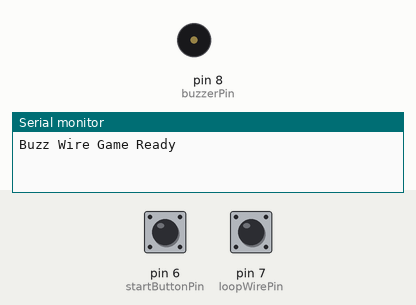
The sketch below on a simulated Arduino Uno, built with avr-gcc and run on an emulated ATmega328P. On the bench: buzzer (waves = sounding, pin HIGH), the last lines printed to the serial monitor. Inputs (shaded band) come from the test bench; at power-on: pin 6 (startButtonPin) HIGH, pin 7 (loopWirePin) HIGH.

Above: at 1.2 s.
1.3 s: pin 6 (startButtonPin) pulled LOW for 0.15 s
2.9 s: pin 7 (loopWirePin) pulled LOW for 1 s
At 3.2 s:
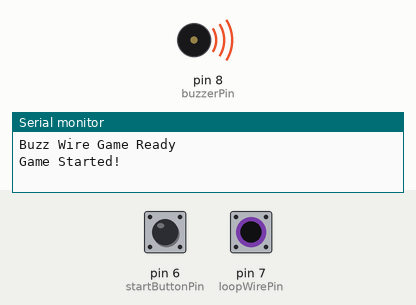
5.4 s: pin 7 (loopWirePin) pulled LOW for 0.15 s
At 6.6 s:
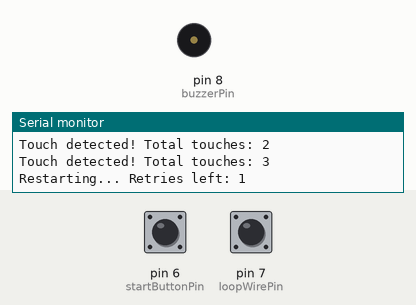
7.4 s: pin 6 (startButtonPin) driven LOW and pin 7 (loopWirePin) driven LOW
At 10.2 s:
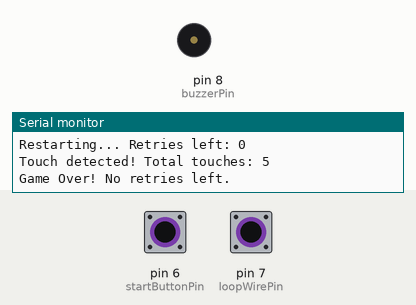
10.4 s: pin 6 (startButtonPin) driven HIGH
At 11.3 s:
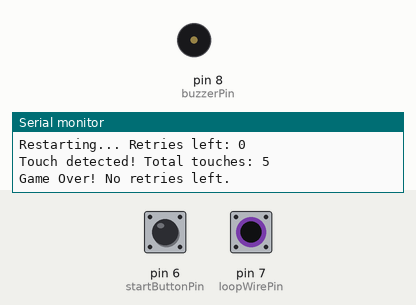
11.9 s: pin 6 (startButtonPin) driven LOW
At 13.2 s:
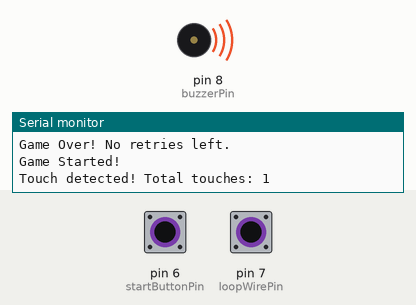
Timing chart, 0 to 15.9 s (numbered marks = the images above; inputs shaded):
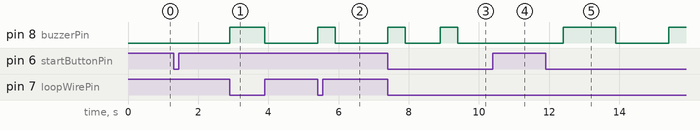

The sketch:

Arduino-buzz_wire_game.ino
```cpp
/*
  Buzz Wire Game
  Based on the principle described in your report:
  - Touching the wire completes the circuit and sounds the buzzer.
  - After 3 touches, player must restart.
  - Each player has 2 retries.
*/

const int buzzerPin = 8;
const int loopWirePin = 7;
const int startButtonPin = 6;

int touchCount = 0;
int retries = 2;
bool gameActive = false;

void setup() {
  pinMode(buzzerPin, OUTPUT);
  pinMode(loopWirePin, INPUT_PULLUP);
  pinMode(startButtonPin, INPUT_PULLUP);
  Serial.begin(9600);
  Serial.println("Buzz Wire Game Ready");
}

void loop() {
  if (digitalRead(startButtonPin) == LOW && !gameActive) {
    gameActive = true;
    touchCount = 0;
    Serial.println("Game Started!");
    delay(500);
  }

  if (gameActive) {
    if (digitalRead(loopWirePin) == LOW) {
      touchCount++;
      buzz();
      Serial.print("Touch detected! Total touches: ");
      Serial.println(touchCount);

      if (touchCount >= 3) {
        retries--;
        if (retries >= 0) {
          Serial.print("Restarting... Retries left: ");
          Serial.println(retries);
        } else {
          Serial.println("Game Over! No retries left.");
          gameActive = false;
        }
        delay(1000);
      }
    }
  }
}

void buzz() {
  digitalWrite(buzzerPin, HIGH);
  delay(500);
  digitalWrite(buzzerPin, LOW);
}
```

Measured:
- after the input at 2.9 s, pin 8 (buzzerPin): LOW → HIGH at once, → LOW 1.0 s later
- after the input at 5.4 s, pin 8 (buzzerPin): LOW → HIGH at once, → LOW 0.50 s later
- after the input at 7.4 s, pin 8 (buzzerPin): alternates HIGH for 0.50 s and LOW for 1.0 s, starting at once
- after the input at 10.4 s, pin 8 (buzzerPin): stays LOW (without the input it goes to HIGH after 0.50 s)
- after the input at 11.9 s, pin 8 (buzzerPin): LOW → HIGH after 0.50 s, → LOW 1.5 s later, → HIGH 1.5 s later
